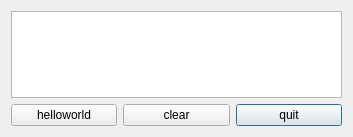
<?xml version="1.0" encoding="UTF-8"?>
<ui version="4.0">
 <class>Dialog</class>
 <widget class="QDialog" name="Dialog">
  <property name="geometry">
   <rect>
    <x>0</x>
    <y>0</y>
    <width>353</width>
    <height>137</height>
   </rect>
  </property>
  <property name="windowTitle">
   <string>Dialog</string>
  </property>
  <layout class="QGridLayout" name="gridLayout_2">
   <item row="1" column="2">
    <widget class="QPushButton" name="quit">
     <property name="text">
      <string>quit</string>
     </property>
    </widget>
   </item>
   <item row="1" column="1">
    <widget class="QPushButton" name="clear">
     <property name="text">
      <string>clear</string>
     </property>
    </widget>
   </item>
   <item row="1" column="0">
    <widget class="QPushButton" name="helloworld">
     <property name="text">
      <string>helloworld</string>
     </property>
    </widget>
   </item>
   <item row="0" column="0" colspan="3">
    <widget class="QTextBrowser" name="textBrowser">
     <property name="cursorWidth">
      <number>0</number>
     </property>
    </widget>
   </item>
  </layout>
 </widget>
 <resources/>
 <connections/>
</ui>
